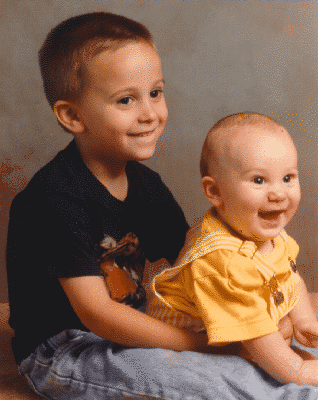
#> input picture task/task01/img/kids.tif, 318 x 400 px, found by its file name
$ jupyter execute --allow-errors image_processing_v1.ipynb
#> lines starting #> are read from the running program, lines starting #| are printed output that depends on the picture
# Introduction of Digital Image Processing
Author: Chul Min Yeum
Email: cmyeum@uwaterloo.ca

Last updated: 2023-10-10

## Table of Contents

## Before you start

* Make sure that this code is running on the directory where this file present.
* You need the following library installed in your environments
    * matplotlib
    * Pillow
    * opencv-python

## Image size

[cell 1]
import matplotlib.pyplot as plt
from PIL import Image

# directory of sample images
sampImgDir = 'img'

# image filename
filenameImg = f'{sampImgDir}/car1.jpg'

# read an image
#> (the rest of this cell did not finish here and is left out)

**Q.001:** What is the resolution (size) of image? Please run this code with 'cameraman.tif' in the 'img' folder. What's the resolution of 'cameraman.tif'? Can you see the difference between color and grayscale images?

[cell 2]
# Please write your code here and answer the question

# Image EXIF data

# Add Circles on the Image

[cell 3]
import cv2
import matplotlib.pyplot as plt

# Directory of sample images and image filename
sampImgDir = 'img'
#> sampImgDir = 'img'
filenameImg = sampImgDir + '/kids.tif'
#> filenameImg = 'img/kids.tif'

# Read the image
img = cv2.imread(filenameImg)
#> img is the input picture: shape (400, 318, 3); mean B, G, R 77.9, 97.4, 128.7

# Convert from BGR to RGB
# OpenCV reads images in BGR (Blue, Green, Red) format, while matplotlib displays images in RGB (Red, Green, Blue) format.
img = cv2.cvtColor(img, cv2.COLOR_BGR2RGB)

# Display the image with two points
plt.figure()

# First subplot with original image and two points marked
plt.subplot(121)
plt.imshow(img)
plt.scatter(50, 150, s=30, facecolors='none', edgecolors='r')  # Red point
plt.scatter(150, 50, s=30, facecolors='none', edgecolors='b')  # Blue point

# Second subplot with circles inserted around the points
img2 = cv2.circle(img.copy(), (50, 150), 5, (255, 0, 0), 1)  # Red circle
img2 = cv2.circle(img2, (150, 50), 5, (0, 0, 255), 1)  # Blue circle
#> img2: shape (400, 318, 3); mean R, G, B 128.7, 97.3, 77.9

plt.subplot(122)
plt.imshow(img2)
plt.show()
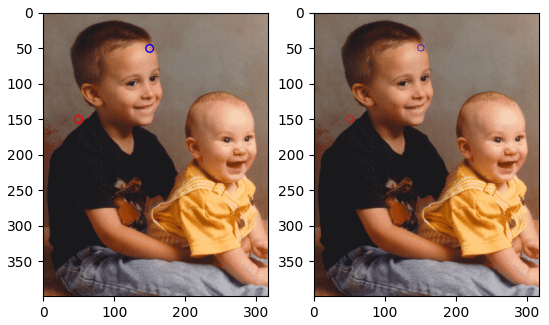
#> figure drawn by matplotlib, 2 panels
